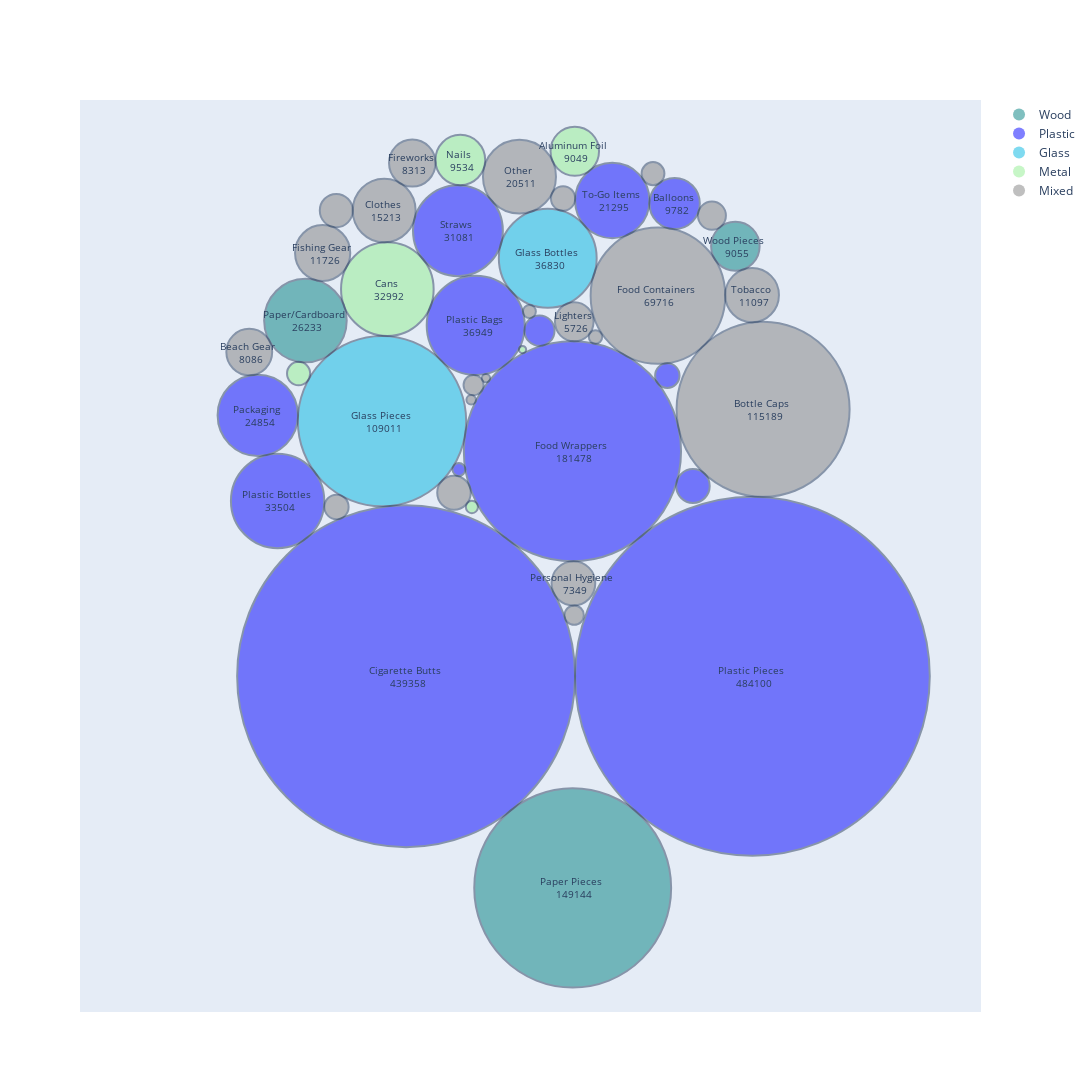

Source (notebook cell):
### Markdown cell above
## Summary of All Items Collected 2013-2023

This circle packing graph shows the total amount of items of the given categories that have been cleaned up by Save Our Shores from 2013 to 2023. The circle sizes correspond to the number of items. When circles are too small to display the text within them, the text has been removed, and you can instead hover over the circle to see the item category and number.
The circles are color coded based on their material, with the following color scheme (TBD decide color scheme with SOS):
| Item | Material |
| --- | --- |
| Red | Plastic |
| Brown | Wood |
| Yellow | Glass |
| Orange | Metal |
| Gray | Mixed |

### Code cell
import importlib
importlib.reload(plots)
fig = plots.circle_packing_graph(sos_data, col_config)
fig.show()

### Figure 1 — Plotly figure (JSON) as saved in the notebook; plotly's stock layout.template omitted (floating-point values rounded to 4 significant figures)
{"data": [{"marker": {"color": "teal", "opacity": 0.5, "size": 12, "symbol": "circle"}, "mode": "markers", "name": "Wood", "showlegend": true, "type": "scatter", "x": [null], "y": [null]}, {"marker": {"color": "blue", "opacity": 0.5, "size": 12, "symbol": "circle"}, "mode": "markers", "name": "Plastic", "showlegend": true, "type": "scatter", "x": [null], "y": [null]}, {"marker": {"color": "#00b5e2", "opacity": 0.5, "size": 12, "symbol": "circle"}, "mode": "markers", "name": "Glass", "showlegend": true, "type": "scatter", "x": [null], "y": [null]}, {"marker": {"color": "lightgreen", "opacity": 0.5, "size": 12, "symbol": "circle"}, "mode": "markers", "name": "Metal", "showlegend": true, "type": "scatter", "x": [null], "y": [null]}, {"marker": {"color": "grey", "opacity": 0.5, "size": 12, "symbol": "circle"}, "mode": "markers", "name": "Mixed", "showlegend": true, "type": "scatter", "x": [null], "y": [null]}], "layout": {"annotations": [{"font": {"size": 10}, "hovertext": "Plastic Pieces <br> 484100", "showarrow": false, "text": "Plastic Pieces <br> 484100", "x": 0.5173, "y": -0.2767}, {"font": {"size": 10}, "hovertext": "Cigarette Butts <br> 439358", "showarrow": false, "text": "Cigarette Butts <br> 439358", "x": -0.2899, "y": -0.2767}, {"font": {"size": 10}, "hovertext": "Food Wrappers <br> 181478", "showarrow": false, "text": "Food Wrappers <br> 181478", "x": 0.09776, "y": 0.2412}, {"font": {"size": 10}, "hovertext": "Paper Pieces <br> 149144", "showarrow": false, "text": "Paper Pieces <br> 149144", "x": 0.09833, "y": -0.7643}, {"font": {"size": 10}, "hovertext": "Bottle Caps <br> 115189", "showarrow": false, "text": "Bottle Caps <br> 115189", "x": 0.5421, "y": 0.3378}, {"font": {"size": 10}, "hovertext": "Glass Pieces <br> 109011", "showarrow": false, "text": "Glass Pieces <br> 109011", "x": -0.3461, "y": 0.3106}, {"font": {"size": 10}, "hovertext": "Food Containers <br> 69716", "showarrow": false, "text": "Food Containers <br> 69716", "x": 0.297, "y": 0.5995}, {"font": {"size": 10}, "hovertext": "Plastic Bags <br> 36949", "showarrow": false, "text": "Plastic Bags <br> 36949", "x": -0.1277, "y": 0.5311}, {"font": {"size": 10}, "hovertext": "Glass Bottles <br> 36830", "showarrow": false, "text": "Glass Bottles <br> 36830", "x": 0.04021, "y": 0.6857}, {"font": {"size": 10}, "hovertext": "Plastic Bottles <br> 33504", "showarrow": false, "text": "Plastic Bottles <br> 33504", "x": -0.5894, "y": 0.1269}, {"font": {"size": 10}, "hovertext": "Cans <br> 32992", "showarrow": false, "text": "Cans <br> 32992", "x": -0.3336, "y": 0.6144}, {"font": {"size": 10}, "hovertext": "Straws <br> 31081", "showarrow": false, "text": "Straws <br> 31081", "x": -0.1691, "y": 0.7492}, {"font": {"size": 10}, "hovertext": "Paper/Cardboard <br> 26233", "showarrow": false, "text": "Paper/Cardboard <br> 26233", "x": -0.5246, "y": 0.5422}, {"font": {"size": 10}, "hovertext": "Packaging <br> 24854", "showarrow": false, "text": "Packaging <br> 24854", "x": -0.6356, "y": 0.3239}, {"font": {"size": 10}, "hovertext": "To-Go Items <br> 21295", "showarrow": false, "text": "To-Go Items <br> 21295", "x": 0.1906, "y": 0.8186}, {"font": {"size": 10}, "hovertext": "Other <br> 20511", "showarrow": false, "text": "Other <br> 20511", "x": -0.02572, "y": 0.8735}, {"font": {"size": 10}, "hovertext": "Clothes <br> 15213", "showarrow": false, "text": "Clothes <br> 15213", "x": -0.341, "y": 0.7955}, {"font": {"size": 10}, "hovertext": "Fishing Gear <br> 11726", "showarrow": false, "text": "Fishing Gear <br> 11726", "x": -0.4844, "y": 0.6977}, {"font": {"size": 10}, "hovertext": "Tobacco <br> 11097", "showarrow": false, "text": "Tobacco <br> 11097", "x": 0.5165, "y": 0.6008}, {"font": {"size": 10}, "hovertext": "Balloons <br> 9782", "showarrow": false, "text": "Balloons <br> 9782", "x": 0.3359, "y": 0.8116}, {"font": {"size": 10}, "hovertext": "Nails <br> 9534", "showarrow": false, "text": "Nails <br> 9534", "x": -0.1636, "y": 0.9118}, {"font": {"size": 10}, "hovertext": "Wood Pieces <br> 9055", "showarrow": false, "text": "Wood Pieces <br> 9055", "x": 0.4775, "y": 0.7134}, {"font": {"size": 10}, "hovertext": "Aluminum Foil <br> 9049", "showarrow": false, "text": "Aluminum Foil <br> 9049", "x": 0.1032, "y": 0.932}, {"font": {"size": 10}, "hovertext": "Fireworks <br> 8313", "showarrow": false, "text": "Fireworks <br> 8313", "x": -0.2756, "y": 0.9048}, {"font": {"size": 10}, "hovertext": "Beach Gear <br> 8086", "showarrow": false, "text": "Beach Gear <br> 8086", "x": -0.6555, "y": 0.4697}, {"font": {"size": 10}, "hovertext": "Personal Hygiene <br> 7349", "showarrow": false, "text": "Personal Hygiene <br> 7349", "x": 0.1, "y": -0.06284}, {"font": {"size": 10}, "hovertext": "Lighters <br> 5726", "showarrow": false, "text": "Lighters <br> 5726", "x": 0.102, "y": 0.5392}, {"font": {"size": 10}, "hovertext": "Bandaids <br> 4319", "showarrow": false, "text": "", "x": -0.1784, "y": 0.1457}, {"font": {"size": 10}, "hovertext": "Lids <br> 4310", "showarrow": false, "text": "", "x": 0.3787, "y": 0.1612}, {"font": {"size": 10}, "hovertext": "Construction Materials <br> 4176", "showarrow": false, "text": "", "x": -0.4527, "y": 0.7954}, {"font": {"size": 10}, "hovertext": "Utensils <br> 3473", "showarrow": false, "text": "", "x": 0.02099, "y": 0.5189}, {"font": {"size": 10}, "hovertext": "Strapping Bands <br> 3003", "showarrow": false, "text": "", "x": 0.4229, "y": 0.7838}, {"font": {"size": 10}, "hovertext": "6-Pack Holders <br> 2294", "showarrow": false, "text": "", "x": 0.3189, "y": 0.4154}, {"font": {"size": 10}, "hovertext": "PPE <br> 2254", "showarrow": false, "text": "", "x": -0.4522, "y": 0.1129}, {"font": {"size": 10}, "hovertext": "Batteries <br> 2241", "showarrow": false, "text": "", "x": 0.07589, "y": 0.8233}, {"font": {"size": 10}, "hovertext": "Syringes <br> 2059", "showarrow": false, "text": "", "x": -0.5405, "y": 0.42}, {"font": {"size": 10}, "hovertext": "Footwear <br> 2006", "showarrow": false, "text": "", "x": 0.2855, "y": 0.8805}, {"font": {"size": 10}, "hovertext": "Cigar Tips <br> 1537", "showarrow": false, "text": "", "x": -0.1327, "y": 0.3937}, {"font": {"size": 10}, "hovertext": "Rope <br> 1423", "showarrow": false, "text": "", "x": 0.1019, "y": -0.1362}, {"font": {"size": 10}, "hovertext": "Tires <br> 684", "showarrow": false, "text": "", "x": 0.1515, "y": 0.5044}, {"font": {"size": 10}, "hovertext": "Bagged Pet Waste <br> 636", "showarrow": false, "text": "", "x": -0.002532, "y": 0.563}, {"font": {"size": 10}, "hovertext": "Beverage Pouches <br> 625", "showarrow": false, "text": "", "x": -0.1669, "y": 0.1992}, {"font": {"size": 10}, "hovertext": "Appliances <br> 564", "showarrow": false, "text": "", "x": -0.1366, "y": 0.1128}, {"font": {"size": 10}, "hovertext": "E-Waste <br> 347", "showarrow": false, "text": "", "x": -0.1383, "y": 0.3598}, {"font": {"size": 10}, "hovertext": "Car Parts <br> 260", "showarrow": false, "text": "", "x": -0.1038, "y": 0.4097}, {"font": {"size": 10}, "hovertext": "Bikes <br> 199", "showarrow": false, "text": "", "x": -0.01856, "y": 0.4754}], "autosize": false, "height": 1100, "shapes": [{"fillcolor": "blue", "line": {"width": 2}, "opacity": 0.5, "type": "circle", "x0": 0.1039, "x1": 0.9306, "xref": "x", "y0": -0.6901, "y1": 0.1367, "yref": "y"}, {"fillcolor": "blue", "line": {"width": 2}, "opacity": 0.5, "type": "circle", "x0": -0.6837, "x1": 0.1039, "xref": "x", "y0": -0.6705, "y1": 0.1171, "yref": "y"}, {"fillcolor": "blue", "line": {"width": 2}, "opacity": 0.5, "type": "circle", "x0": -0.1553, "x1": 0.3509, "xref": "x", "y0": -0.01192, "y1": 0.4943, "yref": "y"}, {"fillcolor": "teal", "line": {"width": 2}, "opacity": 0.5, "type": "circle", "x0": -0.1311, "x1": 0.3278, "xref": "x", "y0": -0.9937, "y1": -0.5348, "yref": "y"}, {"fillcolor": "grey", "line": {"width": 2}, "opacity": 0.5, "type": "circle", "x0": 0.3405, "x1": 0.7438, "xref": "x", "y0": 0.1362, "y1": 0.5395, "yref": "y"}, {"fillcolor": "#00b5e2", "line": {"width": 2}, "opacity": 0.5, "type": "circle", "x0": -0.5423, "x1": -0.1499, "xref": "x", "y0": 0.1144, "y1": 0.5068, "yref": "y"}, {"fillcolor": "grey", "line": {"width": 2}, "opacity": 0.5, "type": "circle", "x0": 0.1401, "x1": 0.4539, "xref": "x", "y0": 0.4426, "y1": 0.7563, "yref": "y"}, {"fillcolor": "blue", "line": {"width": 2}, "opacity": 0.5, "type": "circle", "x0": -0.2419, "x1": -0.01352, "xref": "x", "y0": 0.4169, "y1": 0.6453, "yref": "y"}, {"fillcolor": "#00b5e2", "line": {"width": 2}, "opacity": 0.5, "type": "circle", "x0": -0.07381, "x1": 0.1542, "xref": "x", "y0": 0.5717, "y1": 0.7997, "yref": "y"}, {"fillcolor": "blue", "line": {"width": 2}, "opacity": 0.5, "type": "circle", "x0": -0.6982, "x1": -0.4807, "xref": "x", "y0": 0.0181, "y1": 0.2356, "yref": "y"}, {"fillcolor": "lightgreen", "line": {"width": 2}, "opacity": 0.5, "type": "circle", "x0": -0.4416, "x1": -0.2257, "xref": "x", "y0": 0.5065, "y1": 0.7223, "yref": "y"}, {"fillcolor": "blue", "line": {"width": 2}, "opacity": 0.5, "type": "circle", "x0": -0.2739, "x1": -0.06439, "xref": "x", "y0": 0.6444, "y1": 0.8539, "yref": "y"}, {"fillcolor": "teal", "line": {"width": 2}, "opacity": 0.5, "type": "circle", "x0": -0.6208, "x1": -0.4284, "xref": "x", "y0": 0.446, "y1": 0.6384, "yref": "y"}, {"fillcolor": "blue", "line": {"width": 2}, "opacity": 0.5, "type": "circle", "x0": -0.7293, "x1": -0.542, "xref": "x", "y0": 0.2303, "y1": 0.4176, "yref": "y"}, {"fillcolor": "blue", "line": {"width": 2}, "opacity": 0.5, "type": "circle", "x0": 0.1039, "x1": 0.2773, "xref": "x", "y0": 0.7319, "y1": 0.9053, "yref": "y"}, {"fillcolor": "grey", "line": {"width": 2}, "opacity": 0.5, "type": "circle", "x0": -0.1108, "x1": 0.05937, "xref": "x", "y0": 0.7885, "y1": 0.9586, "yref": "y"}, {"fillcolor": "grey", "line": {"width": 2}, "opacity": 0.5, "type": "circle", "x0": -0.4143, "x1": -0.2678, "xref": "x", "y0": 0.7222, "y1": 0.8687, "yref": "y"}, {"fillcolor": "grey", "line": {"width": 2}, "opacity": 0.5, "type": "circle", "x0": -0.5488, "x1": -0.4201, "xref": "x", "y0": 0.6333, "y1": 0.762, "yref": "y"}, {"fillcolor": "grey", "line": {"width": 2}, "opacity": 0.5, "type": "circle", "x0": 0.4539, "x1": 0.5791, "xref": "x", "y0": 0.5382, "y1": 0.6634, "yref": "y"}, {"fillcolor": "blue", "line": {"width": 2}, "opacity": 0.5, "type": "circle", "x0": 0.2772, "x1": 0.3947, "xref": "x", "y0": 0.7528, "y1": 0.8703, "yref": "y"}, {"fillcolor": "lightgreen", "line": {"width": 2}, "opacity": 0.5, "type": "circle", "x0": -0.2216, "x1": -0.1056, "xref": "x", "y0": 0.8538, "y1": 0.9698, "yref": "y"}, {"fillcolor": "teal", "line": {"width": 2}, "opacity": 0.5, "type": "circle", "x0": 0.421, "x1": 0.534, "xref": "x", "y0": 0.6568, "y1": 0.7699, "yref": "y"}, {"fillcolor": "lightgreen", "line": {"width": 2}, "opacity": 0.5, "type": "circle", "x0": 0.04672, "x1": 0.1598, "xref": "x", "y0": 0.8755, "y1": 0.9886, "yref": "y"}, {"fillcolor": "grey", "line": {"width": 2}, "opacity": 0.5, "type": "circle", "x0": -0.3297, "x1": -0.2214, "xref": "x", "y0": 0.8506, "y1": 0.959, "yref": "y"}, {"fillcolor": "grey", "line": {"width": 2}, "opacity": 0.5, "type": "circle", "x0": -0.7089, "x1": -0.6021, "xref": "x", "y0": 0.4162, "y1": 0.5231, "yref": "y"}, {"fillcolor": "grey", "line": {"width": 2}, "opacity": 0.5, "type": "circle", "x0": 0.0491, "x1": 0.151, "xref": "x", "y0": -0.1138, "y1": -0.01191, "yref": "y"}, {"fillcolor": "grey", "line": {"width": 2}, "opacity": 0.5, "type": "circle", "x0": 0.05707, "x1": 0.147, "xref": "x", "y0": 0.4942, "y1": 0.5842, "yref": "y"}, {"fillcolor": "grey", "line": {"width": 2}, "opacity": 0.5, "type": "circle", "x0": -0.2174, "x1": -0.1393, "xref": "x", "y0": 0.1067, "y1": 0.1848, "yref": "y"}, {"fillcolor": "blue", "line": {"width": 2}, "opacity": 0.5, "type": "circle", "x0": 0.3397, "x1": 0.4177, "xref": "x", "y0": 0.1222, "y1": 0.2002, "yref": "y"}, {"fillcolor": "grey", "line": {"width": 2}, "opacity": 0.5, "type": "circle", "x0": -0.4911, "x1": -0.4143, "xref": "x", "y0": 0.757, "y1": 0.8338, "yref": "y"}, {"fillcolor": "blue", "line": {"width": 2}, "opacity": 0.5, "type": "circle", "x0": -0.01403, "x1": 0.056, "xref": "x", "y0": 0.4839, "y1": 0.5539, "yref": "y"}, {"fillcolor": "grey", "line": {"width": 2}, "opacity": 0.5, "type": "circle", "x0": 0.3903, "x1": 0.4555, "xref": "x", "y0": 0.7512, "y1": 0.8163, "yref": "y"}, {"fillcolor": "blue", "line": {"width": 2}, "opacity": 0.5, "type": "circle", "x0": 0.2904, "x1": 0.3474, "xref": "x", "y0": 0.387, "y1": 0.4439, "yref": "y"}, {"fillcolor": "grey", "line": {"width": 2}, "opacity": 0.5, "type": "circle", "x0": -0.4804, "x1": -0.424, "xref": "x", "y0": 0.08467, "y1": 0.1411, "yref": "y"}, {"fillcolor": "grey", "line": {"width": 2}, "opacity": 0.5, "type": "circle", "x0": 0.04777, "x1": 0.104, "xref": "x", "y0": 0.7951, "y1": 0.8514, "yref": "y"}, {"fillcolor": "lightgreen", "line": {"width": 2}, "opacity": 0.5, "type": "circle", "x0": -0.5675, "x1": -0.5136, "xref": "x", "y0": 0.3931, "y1": 0.447, "yref": "y"}, {"fillcolor": "grey", "line": {"width": 2}, "opacity": 0.5, "type": "circle", "x0": 0.2589, "x1": 0.3121, "xref": "x", "y0": 0.8539, "y1": 0.9071, "yref": "y"}, {"fillcolor": "grey", "line": {"width": 2}, "opacity": 0.5, "type": "circle", "x0": -0.156, "x1": -0.1094, "xref": "x", "y0": 0.3704, "y1": 0.417, "yref": "y"}, {"fillcolor": "grey", "line": {"width": 2}, "opacity": 0.5, "type": "circle", "x0": 0.07945, "x1": 0.1243, "xref": "x", "y0": -0.1586, "y1": -0.1138, "yref": "y"}, {"fillcolor": "grey", "line": {"width": 2}, "opacity": 0.5, "type": "circle", "x0": 0.136, "x1": 0.167, "xref": "x", "y0": 0.4888, "y1": 0.5199, "yref": "y"}, {"fillcolor": "grey", "line": {"width": 2}, "opacity": 0.5, "type": "circle", "x0": -0.01752, "x1": 0.01245, "xref": "x", "y0": 0.548, "y1": 0.578, "yref": "y"}, {"fillcolor": "blue", "line": {"width": 2}, "opacity": 0.5, "type": "circle", "x0": -0.1817, "x1": -0.152, "xref": "x", "y0": 0.1844, "y1": 0.2141, "yref": "y"}, {"fillcolor": "lightgreen", "line": {"width": 2}, "opacity": 0.5, "type": "circle", "x0": -0.1507, "x1": -0.1225, "xref": "x", "y0": 0.09872, "y1": 0.1269, "yref": "y"}, {"fillcolor": "grey", "line": {"width": 2}, "opacity": 0.5, "type": "circle", "x0": -0.1493, "x1": -0.1272, "xref": "x", "y0": 0.3487, "y1": 0.3709, "yref": "y"}, {"fillcolor": "grey", "line": {"width": 2}, "opacity": 0.5, "type": "circle", "x0": -0.1133, "x1": -0.09417, "xref": "x", "y0": 0.4001, "y1": 0.4193, "yref": "y"}, {"fillcolor": "lightgreen", "line": {"width": 2}, "opacity": 0.5, "type": "circle", "x0": -0.02694, "x1": -0.01018, "xref": "x", "y0": 0.467, "y1": 0.4837, "yref": "y"}], "width": 1100, "xaxis": {"range": [-1.05, 1.05], "showgrid": false, "showticklabels": false, "zeroline": false}, "yaxis": {"range": [-1.05, 1.05], "showgrid": false, "showticklabels": false, "zeroline": false}}}
